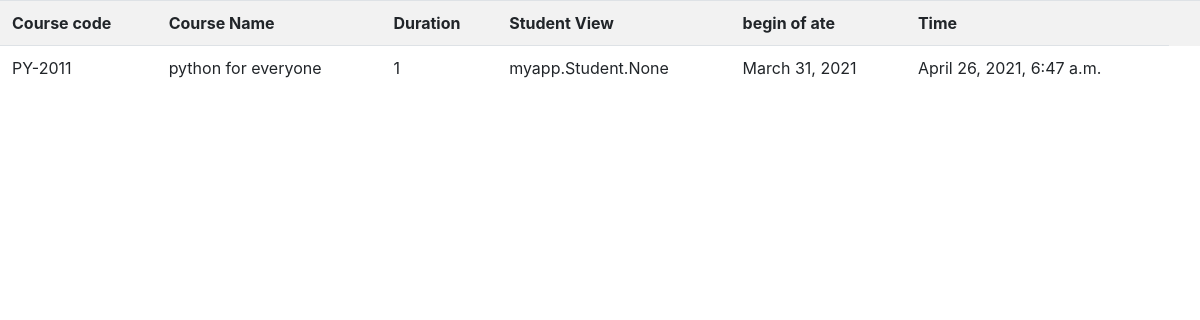
Page /course/PY-2011 on the committed database.
### myapp/models.py (models this page shows, shortened)
class Courses(models.Model):
    c_code = models.CharField('code of course',max_length=20, primary_key=True, default='PY-2011')
    c_name = models.CharField('name code',max_length=50)
    duration = models.IntegerField('duration',default=1) # the period of month
    c_num = models.ManyToManyField(Student)
    begin_date = models.DateField('date start of course',null=False,default=datetime.date.today())
    class Meta:
        db_table = "Courses"

### myapp/views.py (the view)
# urls.py: path('course/<pk>',view=views.CourseDetailView.as_view(),name="detail_course"),
class CourseDetailView(DetailView):
    model = Courses
    template_name = 'detail_course.html'
    def get_queryset(self,model=model):
        c_code = self.kwargs.get('c_code', None)
        object_list = model.objects.all()
        if c_code:
            object_list = object_list.filter(c_code__icontains=c_code)
        return object_list
    def get_context_data(self,**kwargs):
        context = super().get_context_data(**kwargs)
        context['now'] = timezone.now()
        return context

### myapp/templates/detail_course.html (shortened to what this page needs)
<html lang="en">
  <head>
    {% load myfilter %}
    <link rel="stylesheet" href="https://maxcdn.bootstrapcdn.com/bootstrap/4.0.0/css/bootstrap.min.css">
    <link rel="stylesheet" href="https://cdnjs.cloudflare.com/ajax/libs/font-awesome/4.7.0/css/font-awesome.min.css">
  </head>
 <body>
    <table class="table table-striped">
        <tr>
            <th scope="col">Course code</th>
            <th scope="col">Course Name</th>
            <th scope="col">Duration</th>
            <th scope="col">Student View</th>
            <th scope="col">begin of ate</th>
            <th scope="col">  Time <th>
        </tr>
            <tr>
                <td>{{object.c_code}}</td>
                <td>{{object.c_name}}</td>
                <td>{{object.duration}}</td>
                <td>{{object.c_num}}</td>
                <td>{{object.begin_date}}</td>
                <td> {{now}} </td>
            </tr>
    </table>
 </body>
<html>

### rows in the picture
Courses: c_code "PY-2011", c_name "python for everyone", duration "1", c_num "myapp.Student.None", begin_date "March 31, 2021"

### other values in the picture
{{ now }} "April 26, 2021, 6:47 a.m."
